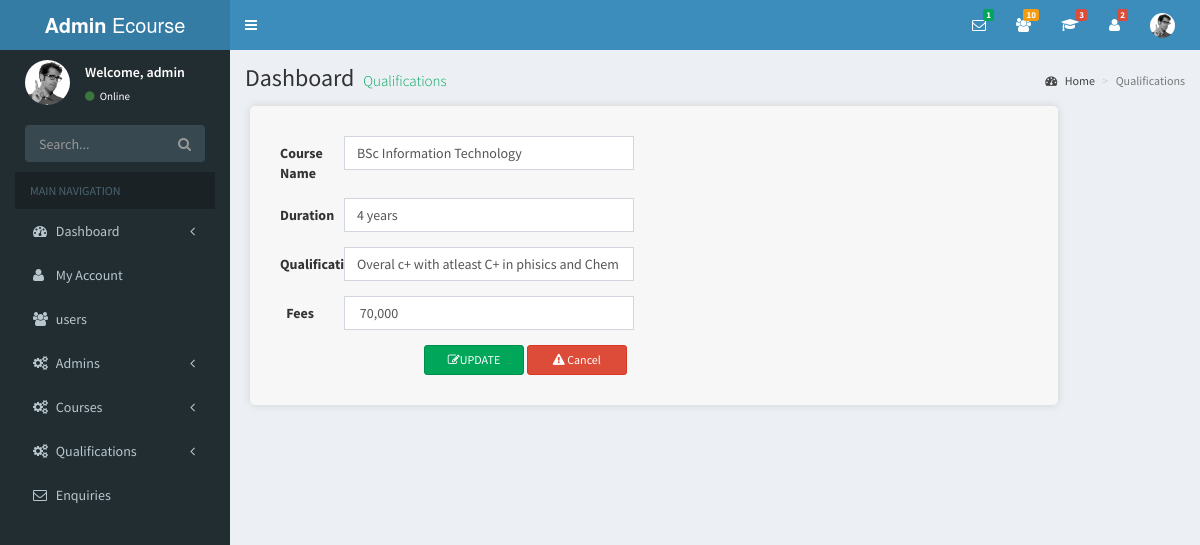
The page /admin/edit_qualification.php?edit_id=1 on the database its author committed.
### tables this page shows
CREATE TABLE IF NOT EXISTS `courses_info` (
  `course_id` int(40) NOT NULL AUTO_INCREMENT,
  `course_name` varchar(100) NOT NULL,
  `duration` varchar(40) NOT NULL,
  `qualifications` varchar(100) NOT NULL,
  `fees` varchar(50) NOT NULL,
  PRIMARY KEY (`course_id`)
);

### admin/edit_qualification.php (the view, shortened to what this page needs)
<?php
if(isset($_GET['edit_id']))
{
 $sql_query="SELECT * FROM courses_info WHERE course_id=".$_GET['edit_id'];
 $result_set=mysql_query($sql_query);
 $fetched_row=mysql_fetch_array($result_set);
}
  ?>
<?php
  require('layout/sidebar.php')
?>
  <div class="content-wrapper">
    <section class="content-header">
      <h1>
        Dashboard
        <small>Qualifications</small>
      </h1>
      <ol class="breadcrumb">
        <li><a href="#"><i class="fa fa-dashboard"></i> Home</a></li>
        <li class="active">Qualifications</li>
      </ol>
    </section>
    <div class="new_admin col-md-10">
    <div class="insert_admin" id="settings">
                <form  action="" method="POST" class="form-horizontal insert-course_inner">
                      <div class="form-group">
                        <label for="inputName" class="col-sm-2 control-label">Course Name</label>
                        <div class="col-sm-10">
                          <input type="text" class="form-control" name="name" placeholder="course name" value="<?php echo $fetched_row['course_name']; ?>" required>
                        </div>
                      </div>
                       <div class="form-group">
                        <label for="inputName" class="col-sm-2 control-label">Duration</label>
                        <div class="col-sm-10">
                          <input type="text" class="form-control" name="duration" placeholder="duration" value="<?php echo $fetched_row['duration']; ?>"  required>
                        </div>
                      </div>
                      <div class="form-group">
                        <label for="inputName" class="col-sm-2 control-label">Qualification</label>
                        <div class="col-sm-10">
                          <input type="text" class="form-control" name="qualification" placeholder="course qualifications" value="<?php echo $fetched_row['qualifications']; ?>" required>
                        </div>
                      </div>
                      <div class="form-group">
                        <label for="inputName" class="col-sm-2 control-label">Fees</label>
                        <div class="col-sm-10">
                          <input type="text" class="form-control" name="fees" placeholder="course fees" value="<?php echo $fetched_row['fees']; ?>" required>
                        </div>
                      </div>
                      <div class="upcancel_buttons">
                         <button type="submit" name="btn-update" class="btn btn-success btn-xs"> <div class="fa fa-edit"></div>UPDATE</button>
                         <button type="submit" name="btn-cancel" class="btn btn-danger btn-xs"> <div class="fa fa-warning"></div> Cancel</button>
                    </div>
                </form>
              </div>
   </div>
  </div>
  <?php
  require('layout/footer.php')
   ?>

### rows shown on the page
courses_info: name "BSc Information Technology", duration "4 years", qualification "Overal c+ with atleast C+ in phisics and Chem", fees "70,000"

### other values the page prints
$num_rows "1"
$num_rows "10"
$num_rows "3"
$num_rows "2"
